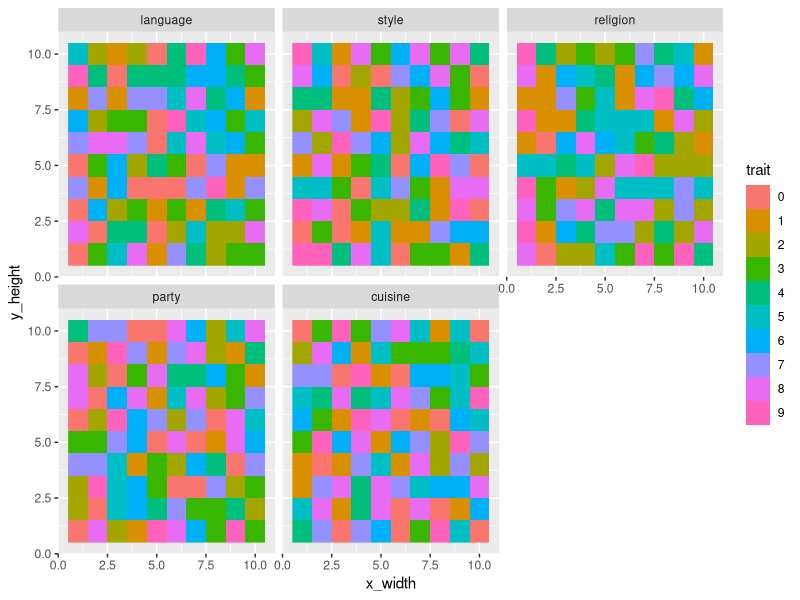

Source code (R):
# first create data object
# TODO make each of these a variable (number of x, y, features)
features <- c("language", "style", "religion", "party", "cuisine")

seed_features <- function(n_of_features) {
  sample(x = 0:9, size = n_of_features, replace = TRUE)
}

seed_array <- function(features) {
  # create empty array
  a <- array(
    data = NA, 
    dim = c(10, 10, length(features)), 
    dimnames = list(
      y_height = NULL,
      x_width = NULL,
      feature = features
    )
  )
 n_of_features <- length(features) 
  # fill in empty array with initial traits
 a2 <- apply(
    X = a, 
    MARGIN = c(1, 2), 
    FUN = function(x) {
      seed_features(n_of_features = n_of_features)
    }
  )
  
  # turn array in the right orientation
  a2 <- aperm(a = a2, perm = c(3, 2, 1))
  dimnames(a2) <- dimnames(a)
  return(a2)
}

# sample

select_site <- function(a){
  x_cor <- sample(x = dim(a)[2], size = 1)
  y_cor <- sample(x = dim(a)[1], size = 1)
  site <- c(x_cor = x_cor, y_cor = y_cor)
  return(site)
} 



##function needs a and x y cor and result of select_site, produce list of vectors, 
#each give name "south, west..", we return list



find_neighbors <- function(a, site){
  # create all neighbors, including impossible
  fake_neighbors <- list(
    north = site + c(-1, 0),
    west = site + c(0, 1),
    south = site + c(1, 0),
    east = site + c(0, -1)
  )
  # find impossible neighbors
  existing_neighbors <- sapply(X = fake_neighbors, FUN = function(x) {
    all(x <= dim(a)[c(1, 2)])
  })
  neighbors <- fake_neighbors[existing_neighbors]
  return(neighbors)
}

##find the randomly selected neighbor and subset


random_neighbor <- function(neighbors){
  the_neighbor <- sample(x = neighbors, size = 1)
  return(the_neighbor)
}

#its a list

##comparing
find_overlap <- function(a, site, the_neighbor) {
  overlap <- a[the_neighbor[[1]][2], the_neighbor[[1]][1],] ==  a[site[2],site[1],]
  return(overlap)
}

#probability of interaction

find_p_int <- function(overlap, features) {
  p <- sum(overlap)/length(features)
  return(p)
}


make_int <- function(p, a, site, overlap, the_neighbor){
  inter_yn <- sample(x = c(TRUE, FALSE), size=1, prob=c(p, 1-p))
  if(inter_yn & !any(overlap)){
    changed_feature <- sample(which(!overlap), size = 1)
    a[site["y_cor"], site["x_cor"], changed_feature] <- a[the_neighbor[[1]]["y_cor"], the_neighbor[[1]]["x_cor"], changed_feature]
  }
  return(a)
}

###use the overlap object, and sample again, over those tha are 



#function:one iteration for the game
#another function: run it 1000 times(prob a loop)




one_iteration <- function(a){
 features <- dimnames(x = a)$feature
 site <- select_site(a = a)
 neighbors <- find_neighbors(a =a, site = site)
 the_neighbor <- random_neighbor(neighbors = neighbors)
 overlap <- find_overlap(a = a, site = site, the_neighbor = the_neighbor)
 p <- find_p_int(overlap = overlap, features = features)
 a <- make_int(p = p, a = a, site = site, the_neighbor = the_neighbor, overlap = overlap)
 return(a)
}

##looping

setup <- function(features){
  a <- seed_array(features)
  return(a)
}

iterate <- function(features, runs){
  a <- setup(features)
  for (i in 1:runs) {
    a <- one_iteration(a)
  }
  return(a)
}

results <- iterate(features, runs = 1)
###what we had for the looping
#for (i in 1:10000) {
#  a <- one_iteration(a)
#}

df <- reshape2::melt(data = results, value.name = "trait")
df$x_width <- as.integer(df$x_width)
df$y_height <- as.integer(df$y_height)
df$trait <- as.factor(df$trait)
library(ggplot2)
ggplot(
  data = df, 
  mapping = aes(
    x = x_width, 
    y = y_height, 
    fill = trait
  )
) + 
  geom_raster() + 
  facet_wrap(vars(feature))
